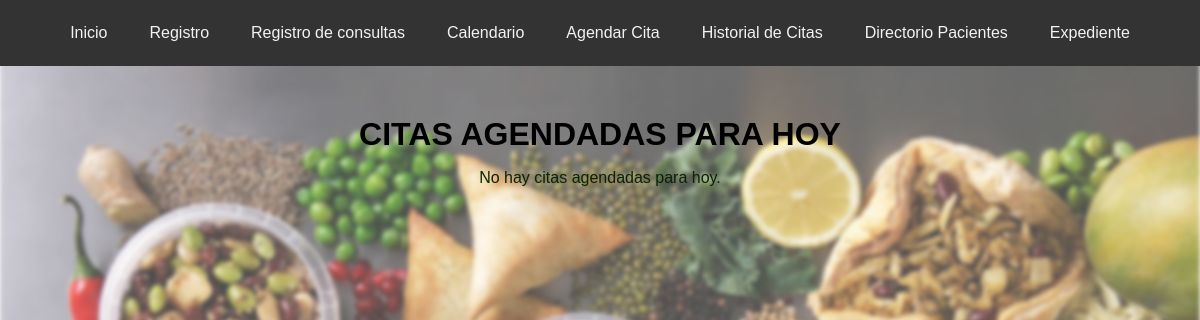
/options (signed in), run on an earlier commit of the app's database.
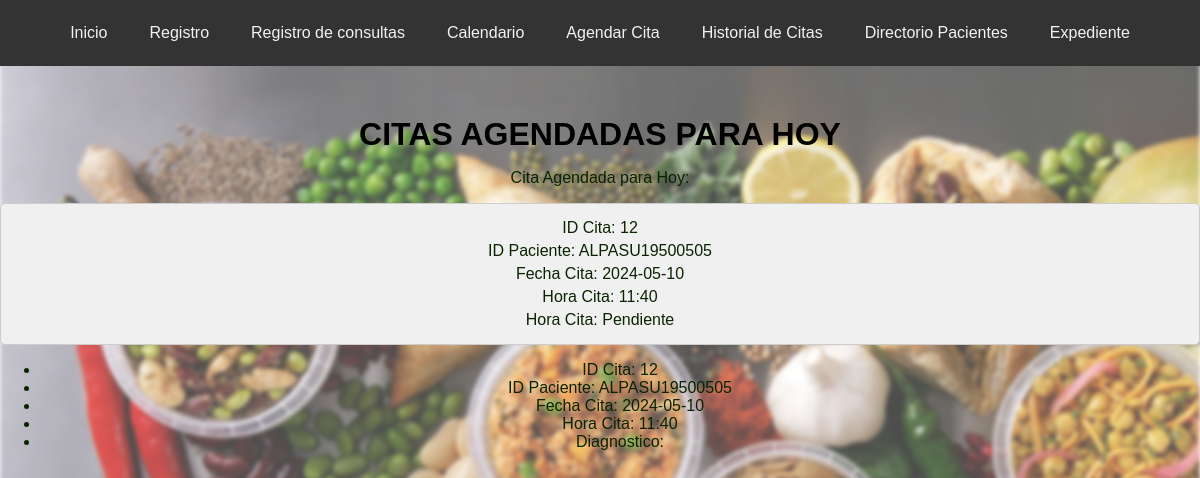
And on a later commit of the database.
### tables this page shows
CREATE TABLE citas (
                    id_cita INTEGER PRIMARY KEY AUTOINCREMENT,
                    id_paciente TEXT,
                    fecha_consulta TEXT NOT NULL,
                    hora_consulta TEXT NOT NULL, 
                    observaciones TEXT,
                    estado TEXT DEFAULT 'Pendiente',
                    FOREIGN KEY (id_paciente) REFERENCES pacientes(id_paciente)
                );

### app.py (the view)
@app.route('/options')
@login_required
def options():
    current_date = datetime.now().date()
    with get_db_connection() as connection:
        cursor = connection.cursor()
        cursor.execute("SELECT * FROM citas WHERE fecha_consulta = ?", (current_date,))
        cita_agendada = cursor.fetchone()
    return render_template('options.html', cita_agendada=cita_agendada)

### app.py (called while the page is built)
def get_db_connection():
    return sqlite3.connect('nutricion_consulta.db')

def login_required(f):
    @wraps(f)
    def decorated_function(*args, **kwargs):
        if 'username' not in session:
            return redirect(url_for('login'))
        return f(*args, **kwargs)
    return decorated_function

### templates/options.html (shortened to what this page needs)
<!DOCTYPE html>
<html lang="es">
<head>
    <link rel="stylesheet" href="{{ url_for('static', filename='css/style.css') }}">
</head>
<body>
    <div class="navbar">
        <a href="/">Inicio</a>
        <a href="/registro">Registro</a>
        <a href="/consultar">Registro de consultas</a>
        <a href="/options">Calendario</a>
        <a href="/agendar_cita">Agendar Cita</a>
        <a href="/historial_citas">Historial de Citas</a>
        <a href="/directorio_pacientes">Directorio Pacientes</a>
        <a href="/expediente">Expediente</a>
        </div>
        <div class="content">
            <h1>CITAS AGENDADAS PARA HOY</h1>
            {% if cita_agendada %}
            <p>Cita Agendada para Hoy:</p>
            <div class="cita-agendada">
                <p>ID Cita: {{ cita_agendada[0] }}</p>
                <p>ID Paciente: {{ cita_agendada[1] }}</p>
                <p>Fecha Cita: {{ cita_agendada[2] }}</p>
                <p>Hora Cita: {{ cita_agendada[3] }}</p>
                <p>Hora Cita: {{ cita_agendada[5] }}</p>
            </div>
            <ul>
                <li>ID Cita: {{ cita_agendada[0] }}</li>
                <li>ID Paciente: {{ cita_agendada[1] }}</li>
                <li>Fecha Cita: {{ cita_agendada[2] }}</li>
                <li>Hora Cita: {{ cita_agendada[3] }}</li>
                <li>Diagnostico: {{ cita_agendada[4] }}</li>
            </ul>
            {% else %}
            <p>No hay citas agendadas para hoy.</p>
            {% endif %}
        </div>
</body>
</html>

What changed in the data, as far as the page shows it:
added citas: id_cita "12", id_paciente "ALPASU19500505", fecha_consulta "2024-05-10", hora_consulta "11:40", estado "Pendiente"
Also different on the page:
text no longer shown: "No hay citas agendadas para hoy."
text now shown: "Cita Agendada para Hoy: ID Cita: ID Paciente: Fecha Cita: Hora Cita: Hora Cita: ID Cita: ID Paciente: Fecha Cita: Hora Cita: Diagnostico:"
